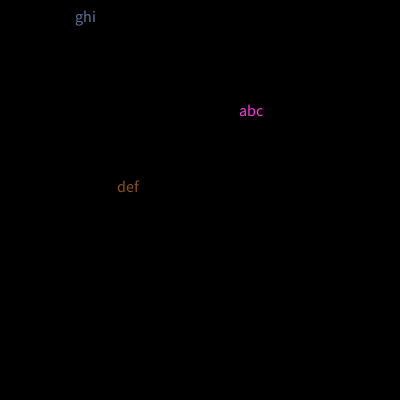
Frame 1 (no input)
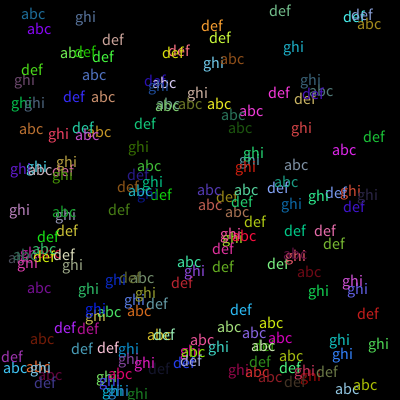
Frame 60 (the mouse pressed at the canvas centre just before this capture)
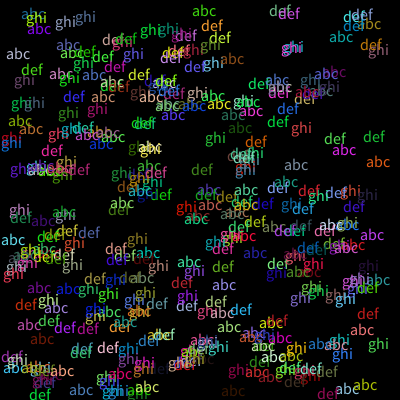
Frame 120 (the mouse held since frame 60 and released just before this capture)

The Processing sketch that drew these frames (run headless with seeded random() and noise(); from frame 60 on, the mouse is pressed at the canvas centre):

// Processing sketch: processing_29224
// ── processing_29224.pde

/*
 * This sketch shows how a ConcurrentModificationException may be 
 * generated.  Each time draw() is called, it will iterate through 
 * the 'list' ArrayList of Strings.  For each of those strings,
 * draw() will call drawString() to paint the string to the screen and  
 * then remove that string from the list -- while draw is still
 * working with the list!  So drawString() is modifying list while 
 * draw() is still working with it at the same time (or *concurrently*).
 *
 * This kind of behavior can lead to really bad consequences in a program
 * if a method is relying on there being items in a list while, 
 * concurrently, another method is making changes.  Java is attempting to 
 * prevent that from happening by throwing an exception.
 *
 * To see the exception happen, you will need to uncomment the 
 * line that reads
 *    list.remove(i)
 * in the drawString() method.
 *
 * 2011-05-21 mferraro 
 */

ArrayList<String> list;

void setup() {
  background(0);
  size(400,400);
  list = new ArrayList<String>();
  list.add("abc");
  list.add("def");
  list.add("ghi");
}

void draw() {
  for( String s : list ) {
    drawString( random(width-30), random(height-16) + 16, s );
  }
}

//put string str on screen @ (x,y)
//and then remove it from 'list'
void drawString(float x, float y, String str) {
  textSize(16);
  fill(random(255),random(255),random(255));
  text(str, x, y);
  
  //remove str from the list
  for( int i = list.size() - 1 ; i >= 0 ; i-- ) {
    if ( str.equals( list.get(i) ) ) {
      //list.remove(i);
    }
  }
  
}
  
